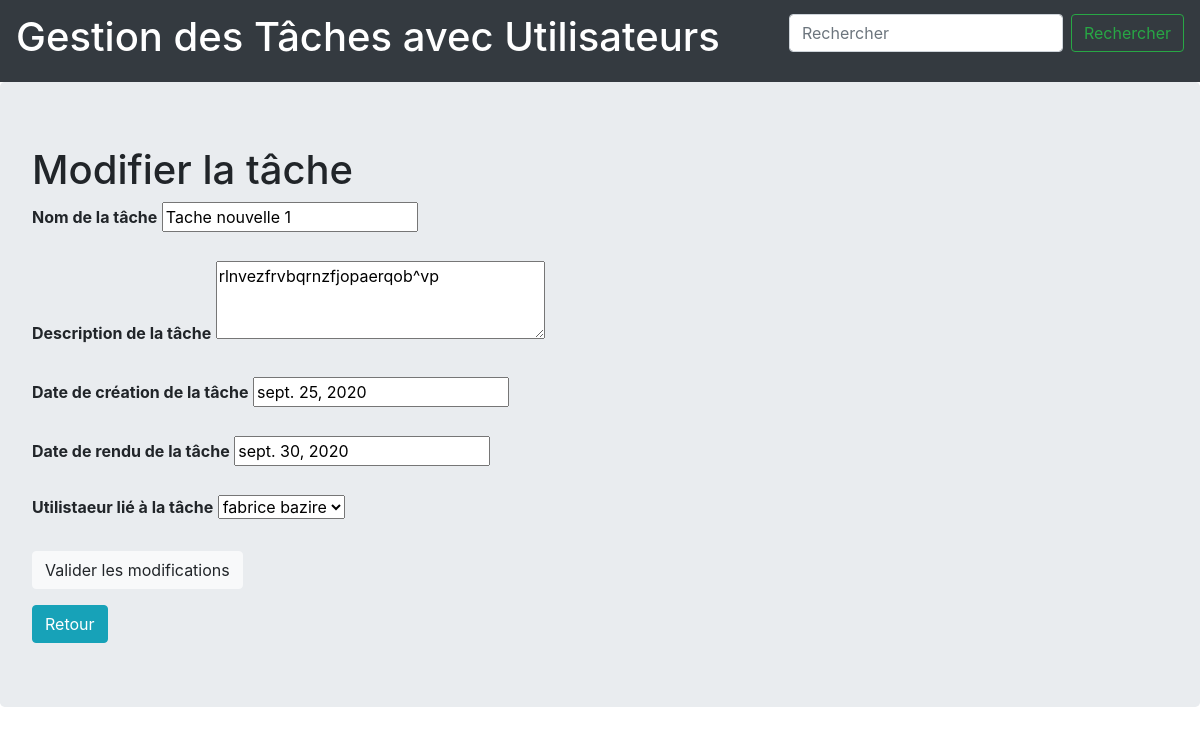
The app's page /taskuser/modifier/1, older data.
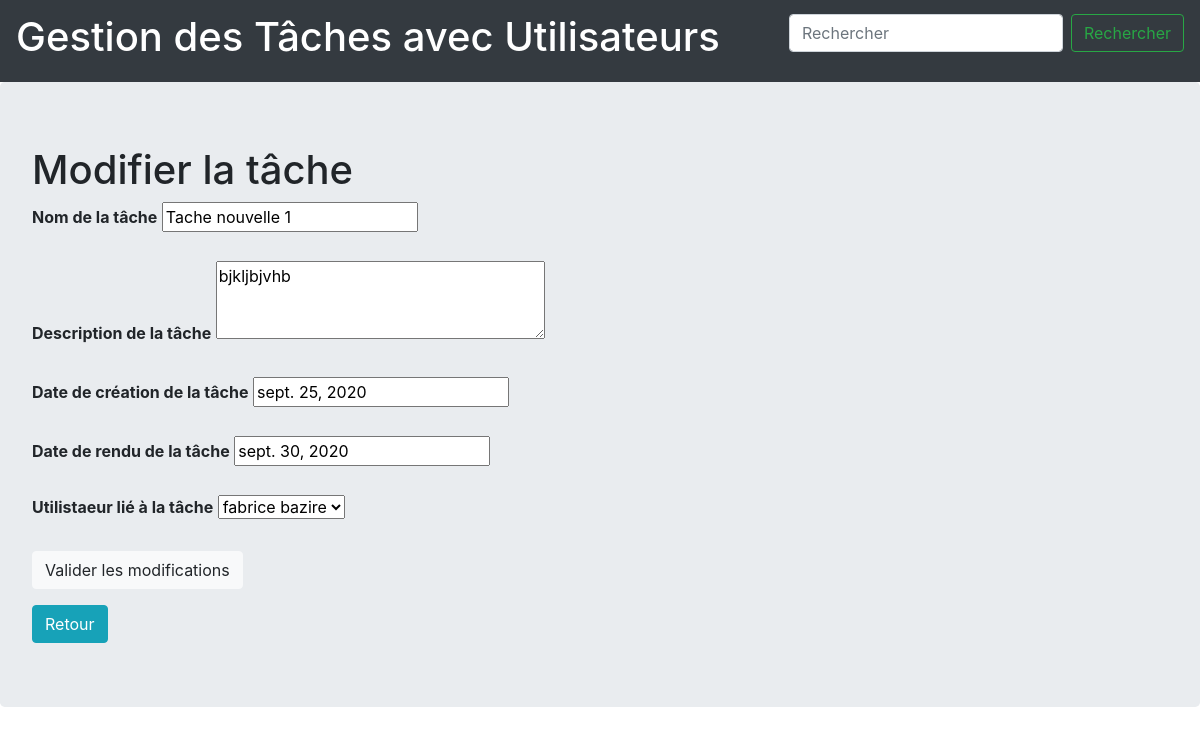
The same page, newer data.
### TaskUser/models.py (models this page shows, shortened)
class TaskWithUser(models.Model):
    name = models.CharField(max_length=250)
    description = models.TextField()
    date_creation  = models.DateField()
    date_rendu = models.DateField(null=True)
    user = models.ForeignKey(User, related_name = "user", on_delete=models.CASCADE)
    def colored_due_date(self):
        if self.date_rendu-timedelta(days=7) > date.today():
            color = "green"
        elif self.date_rendu < date.today() :
            color = "red"
        else :
            color = "orange"
        return format_html("<span style=color:%s>%s</span>"%(color, self.date_rendu))
    colored_due_date.allow_tags = True

class User(models.Model):
    first_name = models.CharField(max_length=30)
    last_name = models.CharField(max_length=30)
    email = models.EmailField()
    def __str__ (self):
        return self.first_name + " " + self.last_name

### TaskUser/views.py (the view, shortened to what this page needs)
# urls.py: path('modifier/<int:id>', views.modifier, name="modifier"),
def modifier(request, id):
    objects = TaskWithUser.objects.get(pk=id)
    form = TaskForm(instance=objects)
    context = {'form': form,'objects': objects}
    return render(request,'modifier.html', context)

### TaskUser/views.py
class TaskForm(ModelForm):
    class Meta:
        model = TaskWithUser
        fields = ('name', 'description', 'date_creation', 'date_rendu', 'user')
        widgets = {
            'description': forms.Textarea(attrs={'cols':20, 'rows': 10,
                'placeholder': 'Entrer votre message ici'}),
            'name': forms.TextInput(),
            'date_creation' : forms.DateInput(),
            'date_rendu' : forms.DateInput()
        }
        labels = {
            "name": "Nom",
            "description": "Description",
    }

### TaskUser/templates/modifier.html (shortened to what this page needs)
{% extends "baseUsers.html"%}
{% load crispy_forms_tags %}
{% block styles %}
    {{ block.super }}
{% endblock %}
{% block content %}
    <h1>Modifier la tâche</h1>
    <form action="/taskuser/modifier/{{objects.pk}}" method="POST" class="form-modif">
        <label for="name"><b>Nom de la tâche</b></label>
        <input type="text" name="name" id="name" value="{{objects.name}}"><br><br>
        <label for="desc"><b>Description de la tâche</b></label>
        <textarea name="desc" id="desc" cols="30" rows="3">{{objects.description}}</textarea><br><br>
        <label for="date_crea"><b>Date de création de la tâche</b></label>
        <input type="text" name="date_crea" id="date_crea" value="{{objects.date_creation}}"><br><br>
        <label for="date_rendu"><b>Date de rendu de la tâche</b></label>
        <input type="text" name="date_rendu" id="date_rendu" value="{{objects.date_rendu}}"><br><br>
        <label for="user"><b>Utilistaeur lié à la tâche</b></label>
        <select name="user" id="user">
            <option value="{{objects.user.pk}}">{{objects.user}}</option>
        </select>
        <br><br>
        <input type="submit" class="btn btn-light" value="Valider les modifications" onclick="window.location='http://localhost:8000/taskuser'">
    </form>
    <input type="button" class="btn btn-info" value="Retour" onclick="window.location='http://localhost:8000/taskuser'">
{% endblock %}

Row changes from the older to the newer data that the page shows:
changed TaskWithUser "Tache nouvelle 1": desc "rlnvezfrvbqrnzfjopaerqob^vp" → "bjkljbjvhb"
